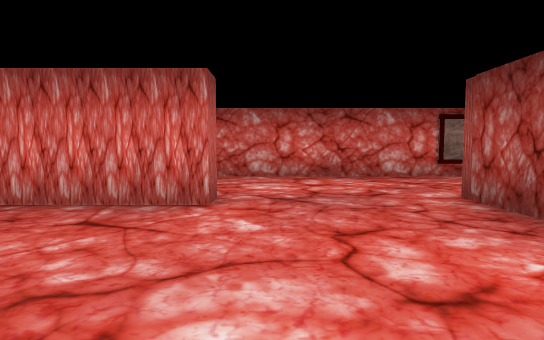
View 1 (above)

24 first-person views from a walk through a scene from a Unity 3-D project. The camera is 1.2 m above the floor, tilts 4° down and sees 80° across. The floor is counted in squares, 2 m on a side. Each view is taken from the middle of a square. On the plan, view 1 faces up. The plan holds only what a view shows up to about 10 squares ahead; the rest is blank. The place goes on beyond the plan. The player is left out.

View 2
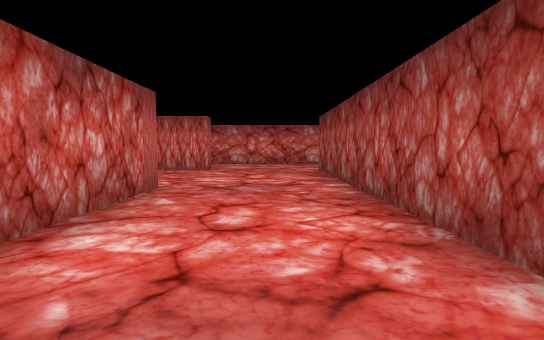

View 3
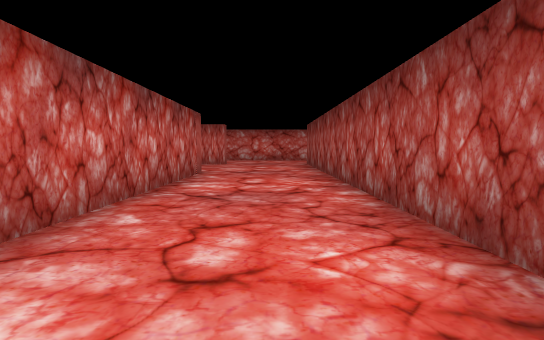

View 4
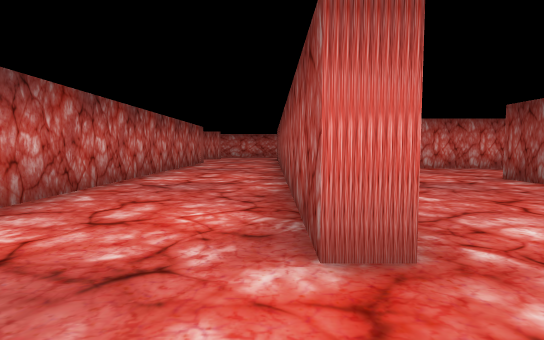

View 5
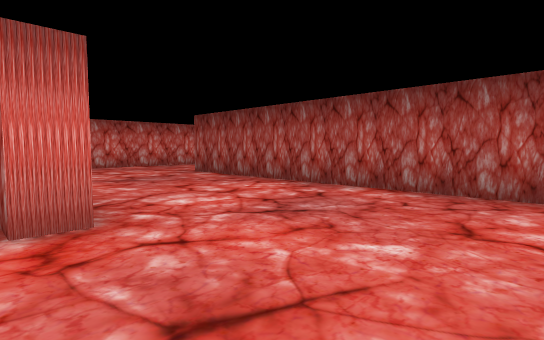

View 6
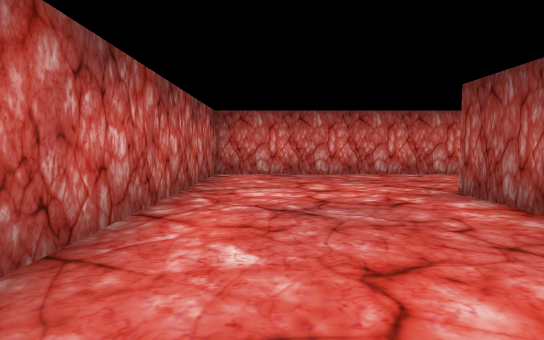

View 7
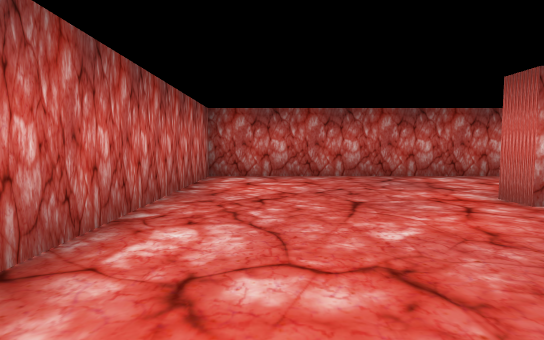

View 8
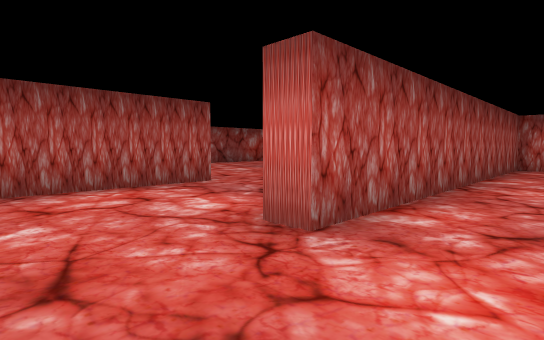

View 9
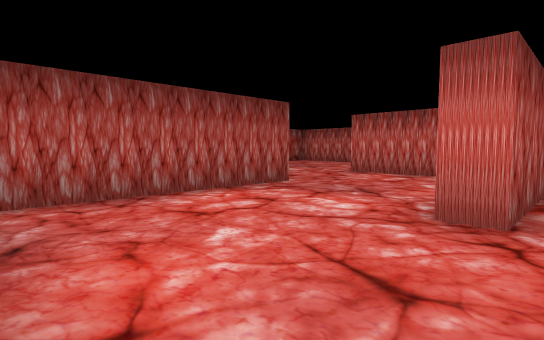

View 10
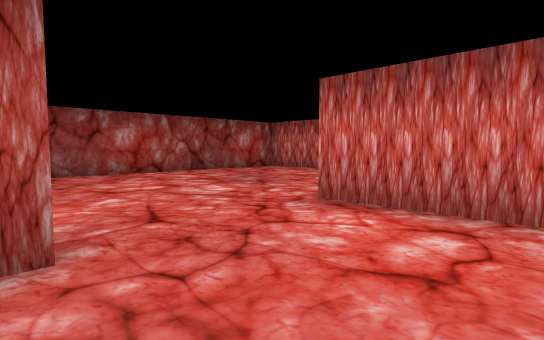

View 11
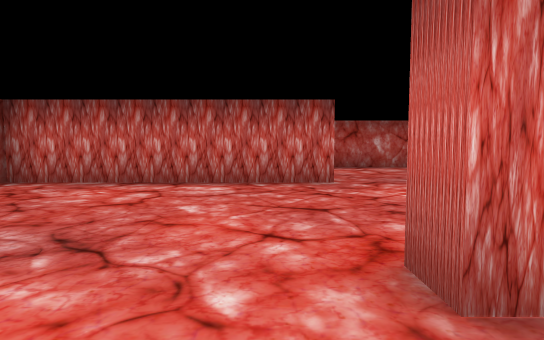

View 12
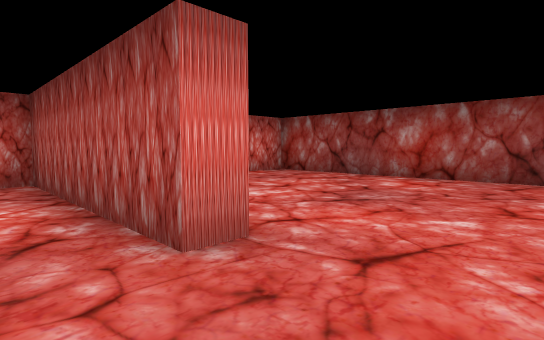

View 13
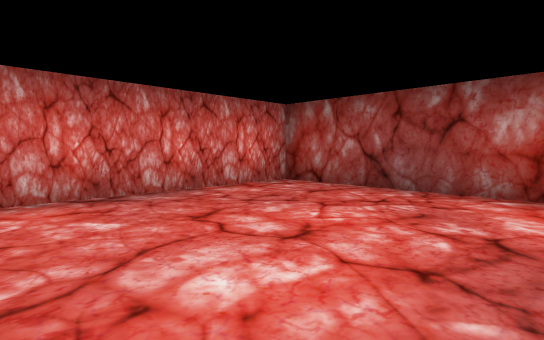

View 14
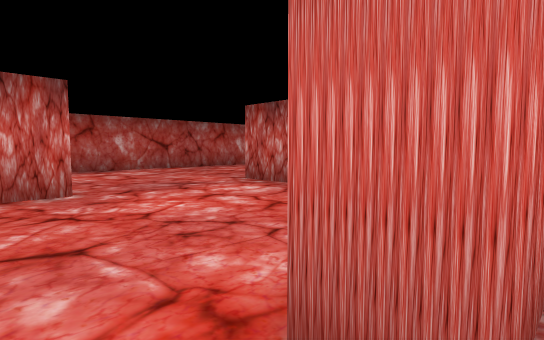

View 15
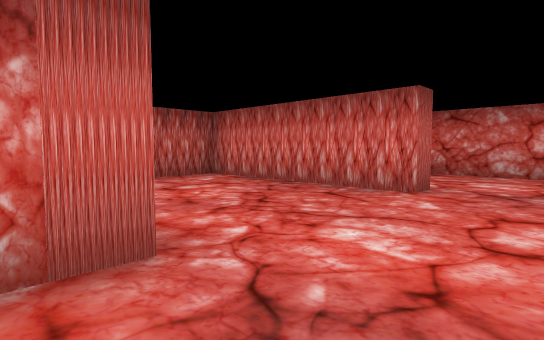

View 16
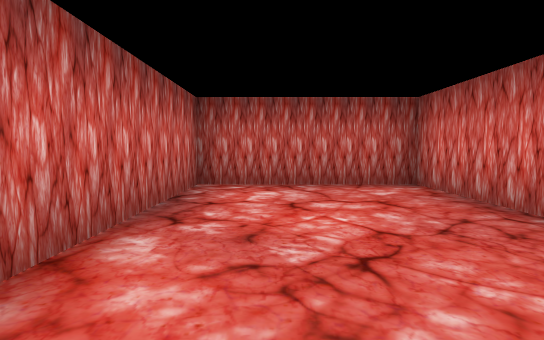

View 17
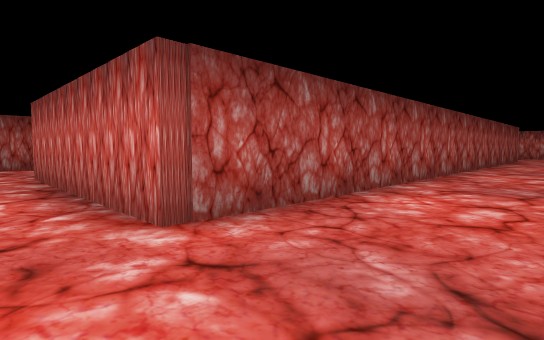

View 18
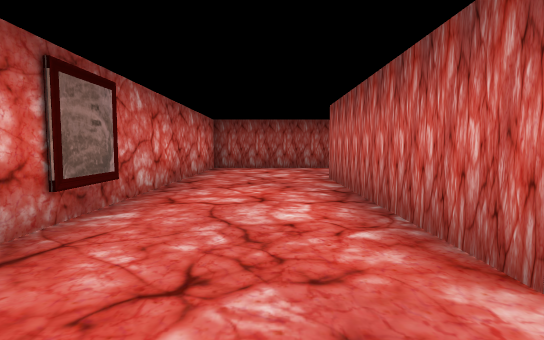

View 19
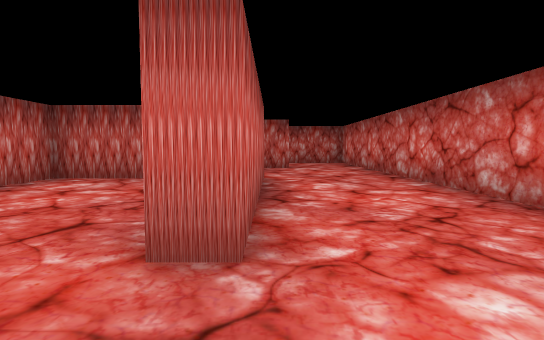

View 20
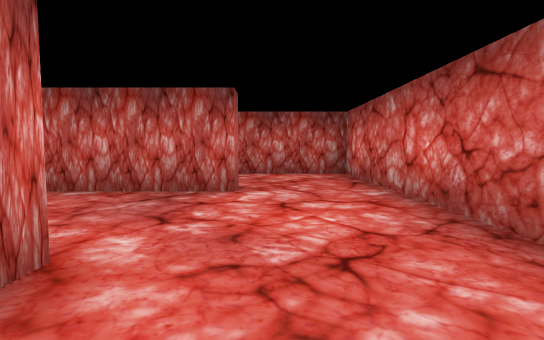

View 21
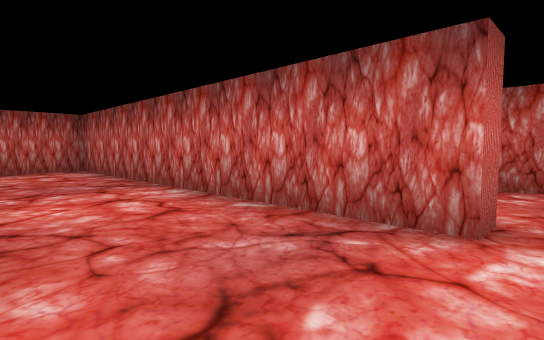

View 22
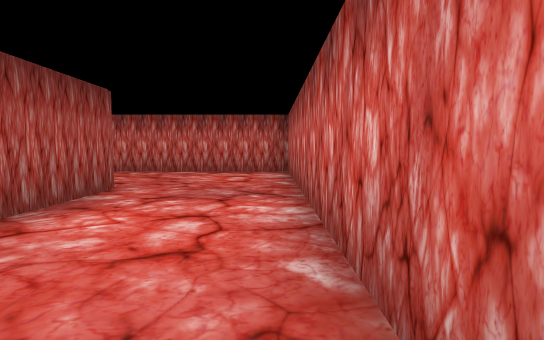

View 23
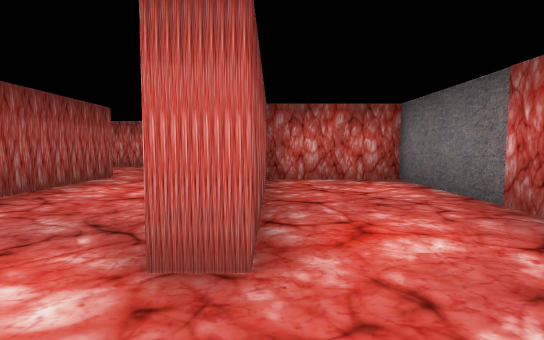

View 24
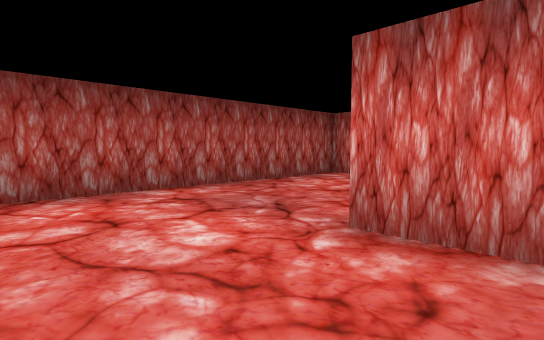

### Floor plan
Ten units are one square. View 1 is at (0, 0); x grows to the right and y downward. Boxes are objects, and circles mark ways between rooms. Rooms are numbered by the first view taken in them; rooms with no view inside come last. Other rooms are left out.
<svg viewBox="-119 -72 279 237">
<path fill="none" stroke="#000" d="M29 114 23 114 23 -39M-7 1 -7 153 64 153 64 68 70 68M99 84 99 39 28 39 28 96M-7 -33 -52 -33 -52 2 -14 2M103 111 103 116M99 155 155 155 155 39 112 39M69 146 69 159M105 84 99 84M82 111 103 111M23 -39 74 -39M-58 -39 -7 -39 -7 -33M-57 8 -57 -21M-84 -45 -84 40 -40 40M99 5 104 5 104 -67 -84 -67M-84 -67 -114 -67 -114 0 -89 0M-89 -4 -89 -45 -84 -45"/>
<circle cx="85" cy="75" r="3" fill="#2a7"/>
<circle cx="5" cy="-40" r="3" fill="#2a7"/>
<circle cx="100" cy="95" r="3" fill="#2a7"/>
<circle cx="-90" cy="-55" r="3" fill="#2a7"/>
<text x="30" y="60">1</text>
<text x="120" y="100">2</text>
<text x="90" y="90">3</text>
<text x="0" y="-40">4</text>
<text x="-100" y="-40">5</text>
</svg>
Room 1 opens to room 3. Room 1 opens to room 4. Room 2 opens to room 3. Room 4 opens to room 5.

Where each view was taken, in squares from view 1:
view 1: 0 up, 0 right, facing up
view 2: 5 down, 1 right, facing up
view 3: 8 down, 1 right, facing up
view 4: 13 down, 2 right, facing up
view 5: 14 down, 2 right, facing up-right
view 6: 11 down, 4 right, facing up
view 7: 14 down, 6 right, facing left
view 8: 5 down, 5 right, facing down-right
view 9: 4 down, 6 right, facing down-right
view 10: 8 down, 8 right, facing down-right
view 11: 10 down, 11 right, facing down
view 12: 10 down, 9 right, facing up-right
view 13: 8 down, 11 right, facing up-right
view 14: 11 down, 11 right, facing down-left
view 15: 1 down, 1 right, facing up-left
view 16: 1 up, 0 right, facing left
view 17: 5 up, 0 right, facing down-right
view 18: 5 up, 1 right, facing right
view 19: 4 up, 1 right, facing left
view 20: 5 up, 4 left, facing left
view 21: 5 up, 6 left, facing down-left
view 22: 4 up, 8 left, facing down
view 23: 6 up, 9 left, facing down
view 24: 6 up, 6 right, facing down-right
